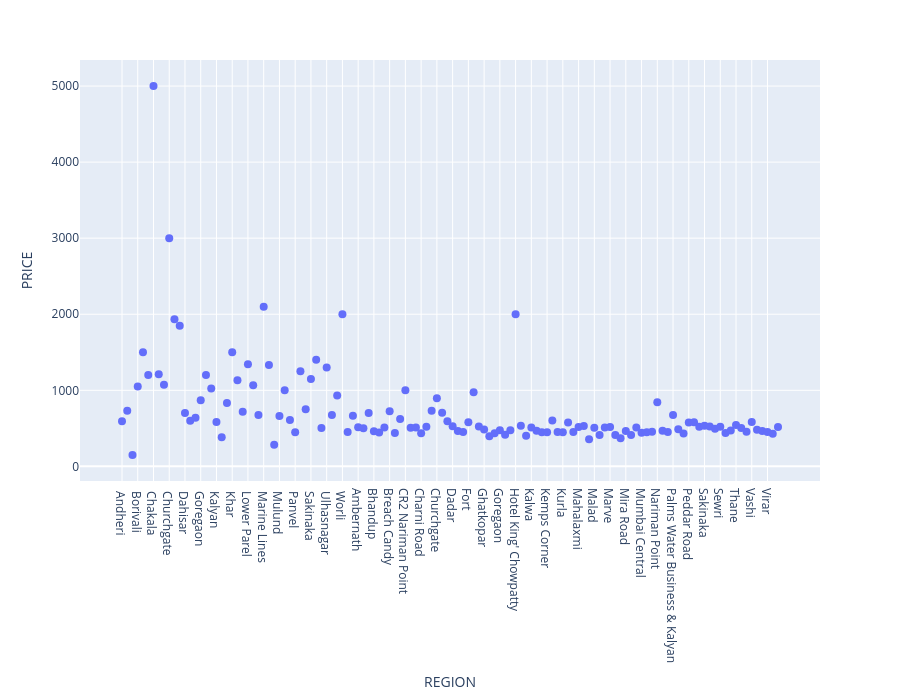

The code cell stored with this chart in its notebook:
### Code cell
fig=px.scatter(reg_price_df, x='REGION', y='PRICE', height=700)
fig.update_traces(marker_size=8)
fig.show()

### Figure 1 — Plotly figure (JSON) as saved in the notebook; plotly's stock layout.template omitted (floating-point values rounded to 4 significant figures)
{"data": [{"hovertemplate": "REGION=%{x}<br>PRICE=%{y}<extra></extra>", "legendgroup": "", "marker": {"color": "#636efa", "size": 8, "symbol": "circle"}, "mode": "markers", "name": "", "orientation": "v", "showlegend": false, "type": "scatter", "x": [" Andheri", " Bandra", " Bhayandar", " Borivali", " Byculla", " CBD Belapur", " Chakala", " Chembur", " Chowpatty", " Churchgate", " Colaba", " Dadar", " Dahisar", " Dombivali", " Ghatkopar", " Goregaon", " Grant Road", " Kalamboli", " Kalyan", " Kandivali", " Kemps Corner", " Khar", " Kharghar", " Kurla", " Lower Parel", " Mahakali", " Malad", " Marine Lines", " Marol", " Mira Road", " Mulund", " Mumbai Central", " Navi Mumbai", " Panvel", " Parel", " Powai", " Sakinaka", " Sanpada", " Thane", " Ulhasnagar", " Vasai", " Vashi", " Worli", "Airoli", "Alibaug", "Ambernath", "Andheri", "Bandra", "Bhandup", "Bhayandar", "Borivali", "Breach Candy", "Byculla", "CBD Belapur", "CR2 Nariman Point", "Chakala", "Chandivali", "Charni Road", "Chembur", "Chowpatty", "Churchgate", "Colaba", "Cuffe Parade", "Dadar", "Dahisar", "Dombivali", "Fort", "GCC Hotel & Mira Road", "Ghansoli", "Ghatkopar", "Girgaum", "Gorai", "Goregaon", "Grant Road", "Growel's 101 Kandivali", "Hotel King' Chowpatty", "Kalamboli", "Kalbadevi", "Kalwa", "Kalyan", "Kandivali", "Kemps Corner", "Khar", "Kharghar", "Kurla", "Lower Parel", "Mahakali", "Mahalaxmi", "Mahim", "Malabar Hill", "Malad", "Marine Lines", "Marol", "Marve", "Matunga", "Mazgaon", "Mira Road", "Mohammad Ali Road", "Mulund", "Mumbai Central", "Mumbra", "Nalasopara", "Nariman Point", "Navi Mumbai", "Nerul", "Palms Water Business & Kalyan", "Panvel", "Parel", "Peddar Road", "Powai", "Prabhadevi", "Sakinaka", "Sanpada", "Santacruz", "Sewri", "Sion", "Tardeo", "Thane", "Ulhasnagar", "Vasai", "Vashi", "Vikhroli", "Vile Parle", "Virar", "Wadala", "Worli"], "xaxis": "x", "y": [593.3, 731.8, 150.0, 1050.0, 1500.0, 1200.0, 5000.0, 1212.0, 1073.0, 3000.0, 1933.0, 1850.0, 700.0, 600.0, 640.0, 869.2, 1200.0, 1025.0, 583.3, 381.8, 833.3, 1500.0, 1133.0, 716.7, 1342.0, 1067.0, 675.0, 2100.0, 1333.0, 283.3, 663.6, 1000.0, 610.5, 450.0, 1250.0, 752.1, 1150.0, 1400.0, 505.6, 1300.0, 675.0, 932.6, 2000.0, 452.3, 665.0, 514.0, 502.1, 702.8, 463.0, 445.6, 511.4, 723.5, 438.0, 622.1, 1000.0, 508.2, 511.2, 436.8, 521.9, 732.1, 894.4, 703.5, 593.8, 527.8, 463.6, 452.8, 581.2, 975.0, 523.2, 483.1, 395.1, 435.7, 474.3, 417.0, 475.0, 2000.0, 533.3, 402.4, 510.3, 467.6, 448.3, 447.1, 603.3, 452.7, 449.4, 577.4, 451.2, 516.7, 531.5, 357.7, 507.5, 411.7, 511.8, 518.2, 413.4, 369.5, 465.4, 411.0, 512.2, 441.0, 450.0, 454.4, 843.3, 469.4, 452.3, 675.0, 487.0, 432.2, 575.0, 578.7, 521.1, 533.9, 524.0, 492.9, 520.8, 437.6, 472.0, 542.7, 503.3, 454.4, 583.6, 480.4, 464.5, 452.0, 427.5, 517.8], "yaxis": "y"}], "layout": {"height": 700, "legend": {"tracegroupgap": 0}, "margin": {"t": 60}, "xaxis": {"anchor": "y", "domain": [0, 1], "title": {"text": "REGION"}}, "yaxis": {"anchor": "x", "domain": [0, 1], "title": {"text": "PRICE"}}}}
